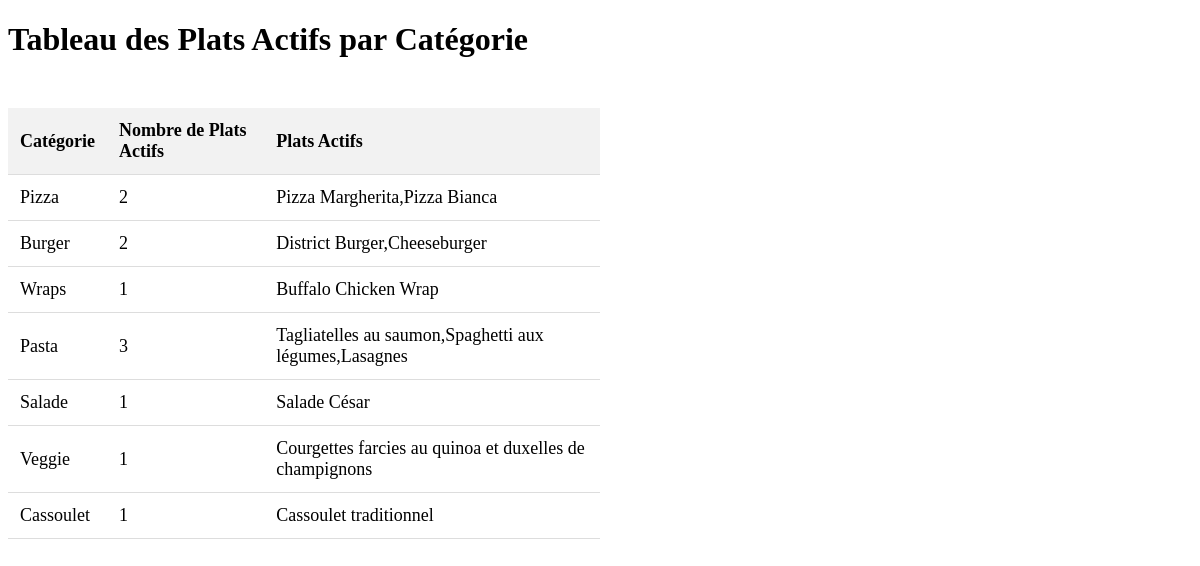
The app's page /Rouge/catActif.php with its own data.
### tables this page shows
CREATE TABLE `categorie` (
  `id` int(11) NOT NULL AUTO_INCREMENT,
  `libelle` varchar(100) NOT NULL,
  `image` varchar(255) NOT NULL,
  `active` varchar(10) NOT NULL,
  PRIMARY KEY (`id`)
);

### Rouge/catActif.php (the view, shortened to what this page needs)
<?php
$host = 'localhost';
$db = 'District';
$user = 'admin';
$pass = 'Afpa1234';
try {
    $pdo = new PDO("mysql:host=$host;dbname=$db;charset=utf8", $user, $pass);
    $pdo->setAttribute(PDO::ATTR_ERRMODE, PDO::ERRMODE_EXCEPTION);
    $sql = "SELECT c.id, c.libelle, COUNT(*) AS nombre_plats_actifs, GROUP_CONCAT(p.libelle) AS plats_actifs
            FROM plat p
            JOIN categorie c ON p.id_categorie = c.id
            WHERE p.active = 'Yes'
            GROUP BY c.id, c.libelle";
    $stmt = $pdo->prepare($sql);
    $stmt->execute();
    $resultats = $stmt->fetchAll(PDO::FETCH_ASSOC);
} catch (PDOException $e) {
    echo 'Erreur : ' . $e->getMessage();
}
?>
<!DOCTYPE html>
<html lang="fr">
<head>
</head>
<body>
    <h1>Tableau des Plats Actifs par Catégorie</h1>
    <table>
        <thead>
            <tr>
                <th>Catégorie</th>
                <th>Nombre de Plats Actifs</th>
                <th>Plats Actifs</th>
            </tr>
        </thead>
        <tbody>
            <?php if (!empty($resultats)) : ?>
                <?php foreach ($resultats as $row) : ?>
                    <tr>
                        <td><?php echo htmlspecialchars($row['libelle']); ?></td>
                        <td><?php echo htmlspecialchars($row['nombre_plats_actifs']); ?></td>
                        <td><?php echo htmlspecialchars($row['plats_actifs']); ?></td>
                    </tr>
                <?php endforeach; ?>
            <?php else : ?>
                <tr>
                    <td colspan="3">Aucun résultat trouvé</td>
                </tr>
            <?php endif; ?>
        </tbody>
    </table>
</body>
</html>

### Rouge/catActif.php (style rules this page uses)
table { width: 50%; border-collapse: collapse; margin: 50px 0; font-size: 18px; text-align: left; }
th, td { padding: 12px; border-bottom: 1px solid #ddd; }
th { background-color: #f2f2f2; }

### records on screen
categorie: libelle "Pizza", nombre_plats_actifs "2", plats_actifs "Pizza Margherita,Pizza Bianca"
categorie: libelle "Burger", nombre_plats_actifs "2", plats_actifs "District Burger,Cheeseburger"
categorie: libelle "Wraps", nombre_plats_actifs "1", plats_actifs "Buffalo Chicken Wrap"
categorie: libelle "Pasta", nombre_plats_actifs "3", plats_actifs "Tagliatelles au saumon,Spaghetti aux légumes,Lasagnes"
categorie: libelle "Salade", nombre_plats_actifs "1", plats_actifs "Salade César"
categorie: libelle "Veggie", nombre_plats_actifs "1", plats_actifs "Courgettes farcies au quinoa et duxelles de champignons"
categorie: libelle "Cassoulet", nombre_plats_actifs "1", plats_actifs "Cassoulet traditionnel"
